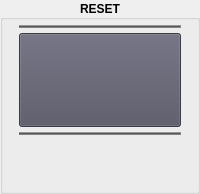
      <widget class="QGroupBox" name="gbResetAttr">
       <property name="minimumSize">
        <size>
         <width>150</width>
         <height>0</height>
        </size>
       </property>
       <property name="maximumSize">
        <size>
         <width>16777215</width>
         <height>16777215</height>
        </size>
       </property>
       <property name="font">
        <font>
         <family>Arial</family>
         <pointsize>9</pointsize>
         <weight>75</weight>
         <bold>true</bold>
        </font>
       </property>
       <property name="title">
        <string> RESET </string>
       </property>
       <property name="alignment">
        <set>Qt::AlignCenter</set>
       </property>
       <layout class="QHBoxLayout" name="horizontalLayout_3">
        <property name="topMargin">
         <number>0</number>
        </property>
        <item>
         <layout class="QVBoxLayout" name="vertLayResetAttr">
          <property name="spacing">
           <number>5</number>
          </property>
          <property name="leftMargin">
           <number>5</number>
          </property>
          <property name="topMargin">
           <number>5</number>
          </property>
          <property name="rightMargin">
           <number>5</number>
          </property>
          <property name="bottomMargin">
           <number>5</number>
          </property>
          <item>
           <widget class="Line" name="lineResetAttr_1">
            <property name="styleSheet">
             <string notr="true">background-color: rgb(131, 131, 131);</string>
            </property>
            <property name="frameShadow">
             <enum>QFrame::Raised</enum>
            </property>
            <property name="orientation">
             <enum>Qt::Horizontal</enum>
            </property>
           </widget>
          </item>
          <item>
           <widget class="QPushButton" name="btnResetChannels">
            <property name="minimumSize">
             <size>
              <width>0</width>
              <height>94</height>
             </size>
            </property>
            <property name="maximumSize">
             <size>
              <width>16777215</width>
              <height>16777215</height>
             </size>
            </property>
            <property name="toolTip">
             <string>&lt;html&gt;&lt;head/&gt;&lt;body&gt;&lt;p&gt;&lt;span style=&quot; font-weight:600;&quot;&gt;Reset Channels&lt;/span&gt; - Resets all attributes to their default values. If specific attributes are highlighted only those attributes will be reset&lt;/p&gt;&lt;/body&gt;&lt;/html&gt;</string>
            </property>
            <property name="styleSheet">
             <string notr="true">QWidget{
background-color: rgb(81, 81, 97);
selection-background-color: rgb(170, 255, 255);
color: rgb(0, 0, 0);
}

QPushButton:hover {background-color: rgb(60, 159, 209); }</string>
            </property>
            <property name="text">
             <string/>
            </property>
            <property name="icon">
             <iconset>
              <normaloff>../img/icons/btn_reset.png</normaloff>../img/icons/btn_reset.png</iconset>
            </property>
            <property name="iconSize">
             <size>
              <width>65</width>
              <height>65</height>
             </size>
            </property>
           </widget>
          </item>
          <item>
           <widget class="Line" name="lineResetAttr_2">
            <property name="styleSheet">
             <string notr="true">background-color: rgb(131, 131, 131);</string>
            </property>
            <property name="frameShadow">
             <enum>QFrame::Raised</enum>
            </property>
            <property name="orientation">
             <enum>Qt::Horizontal</enum>
            </property>
           </widget>
          </item>
          <item>
           <spacer name="vertSpacerMatch">
            <property name="orientation">
             <enum>Qt::Vertical</enum>
            </property>
            <property name="sizeHint" stdset="0">
             <size>
              <width>20</width>
              <height>40</height>
             </size>
            </property>
           </spacer>
          </item>
         </layout>
        </item>
       </layout>
      </widget>
